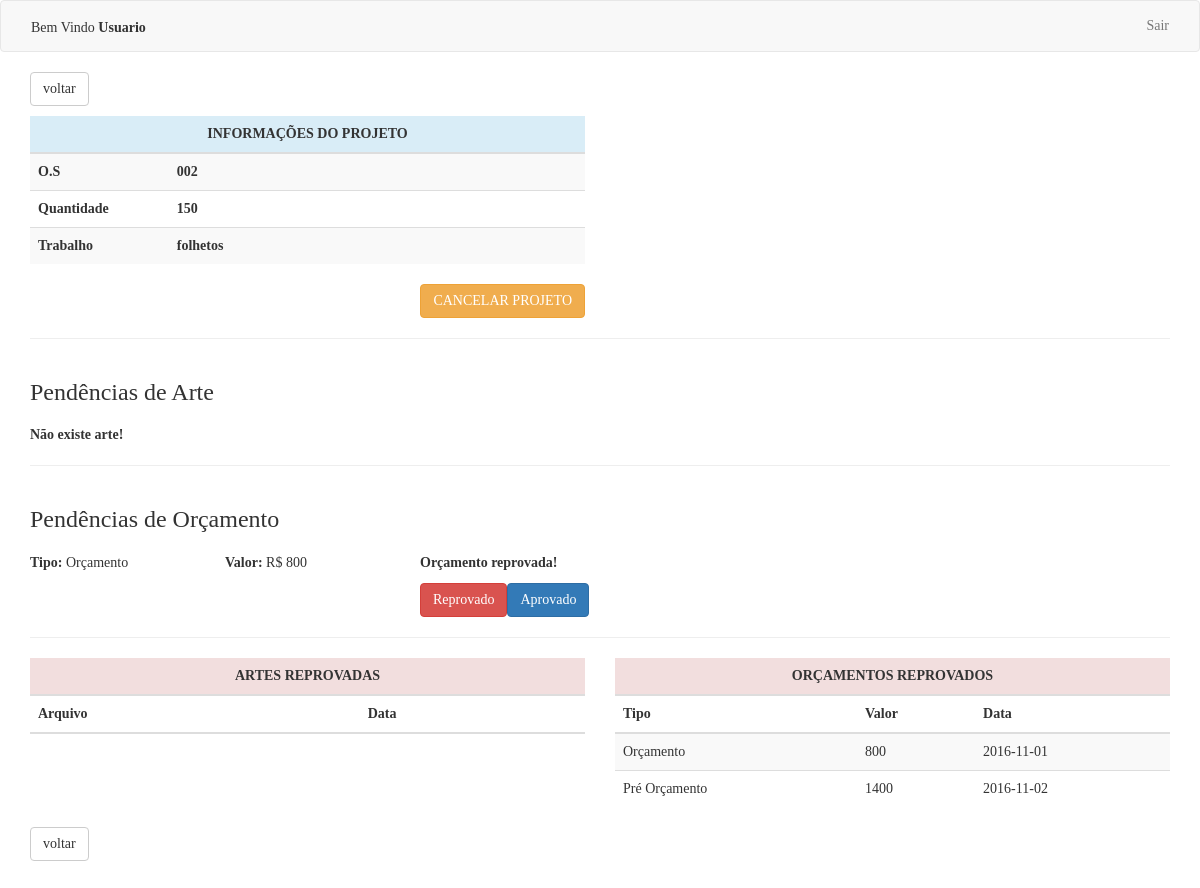
The page /roles/cliente/edit.php?id=2 (signed in) on the database its author committed.
### tables this page shows
CREATE TABLE `projeto` (
  `id` int(11) NOT NULL,
  `cod_projeto` varchar(5) NOT NULL,
  `quantidade` int(11) NOT NULL,
  `descricao` varchar(250) NOT NULL,
  `ativo` tinyint(1) NOT NULL,
  `nome_cliente` varchar(50) NOT NULL,
  `observacao` varchar(300) NOT NULL
);

CREATE TABLE `status` (
  `id` int(11) NOT NULL,
  `nome` varchar(30) NOT NULL
);

CREATE TABLE `financeiro` (
  `id` int(11) NOT NULL,
  `id_projeto` int(11) NOT NULL,
  `status_id` int(11) NOT NULL,
  `valor` float NOT NULL,
  `aprovado` int(1) DEFAULT NULL,
  `data` date NOT NULL
);

### roles/cliente/edit.php (the view, shortened to what this page needs)
<?php
  include '../inc/header.php';
  include '../../config/config.php';
  $id = $_GET['id'];
  function getProject($id, $connect) {
    $sql = "SELECT
            *
          FROM
            projeto
          WHERE
            id = '".$id."'
          ";
    $result = mysqli_query($connect, $sql);
    $consult = mysqli_fetch_array($result);
    return $consult;
  }
  function getArt($id, $connect) {
    $sql = "SELECT
            *
          FROM
            desenvolvimento
          WHERE
            id_projeto = '".$id."'
          ORDER BY
            id desc
          ";
    $result = mysqli_query($connect, $sql);
    $consult = mysqli_fetch_all($result, MYSQLI_ASSOC);
    return $consult;
  }
  function getBudget($id, $connect) {
    $where = null;
    if ($id) {
      $where = "WHERE id_projeto = '".$id."' ";
    }
    $sql = "SELECT
            F.*,
            S.nome
          FROM
            financeiro F
          INNER JOIN
            status S
          ON
            F.status_id = S.id
          ".$where."
          ORDER BY
            id desc
          ";
    $result = mysqli_query($connect, $sql);
    $consult = mysqli_fetch_all($result, MYSQLI_ASSOC);
    return $consult;
  }
  $resultProject = getProject($id, $connect);
  $resultArt = getArt($id, $connect);
  $resultBudget = getBudget($id, $connect);
  $allResultBudget = getBudget(null, $connect);
?>
<div class="container" style="margin-top:10px">
  <a class="btn btn-default" href="index.php" role="button">voltar</a>
	<div class="row" style="margin-top:10px">
		<div class="col-md-6">
			<div class="table-responsive">
				<table class="table table-striped">
					<thead>
						<tr>
							<th colspan="2" class="col-md-12 text-center info">INFORMAÇÕES DO PROJETO</th>
						</tr>
					</thead>
					<tbody>
						<tr>
							<th class="col-md-3">O.S</th>
							<th><?php echo $resultProject['cod_projeto'] ?></th>
						</tr>
						<tr>
							<th class="col-md-3">Quantidade</th>
							<th><?php echo $resultProject['quantidade'] ?></th>
						</tr>
						<tr>
							<th class="col-md-3">Trabalho</th>
							<th><?php echo utf8_encode($resultProject['descricao']) ?></th>
						</tr>
					</tbody>
				</table>
			</div>
      <?php
        if ($resultProject['ativo'] == 1) {
          echo '<a class="btn btn-warning" style="float:right" href="edit.php?id='.$id.'&calcelP='.$resultProject['id'].'">CANCELAR PROJETO</a>';
        } else {
          echo '<a class="btn btn-warning" style="float:right" href="edit.php?id='.$id.'&activedP='.$resultProject['id'].'">ATIVAR PROJETO</a>';
        }
      ?>
		</div>
	</div>
	<hr>
		<div class="row">
			<div class="col-md-12" style="margin-bottom:10px">
				<h3>Pendências de Arte</h3>
			</div>
			<div class="col-md-2">
        <?php
          if ($resultArt) {
            echo '<b>Arquivo:</b> <a target="_blank" href="../../uploads/'.$resultArt[0]['arquivo'].'">'.$resultArt[0]['arquivo'].'</a>';
          } else {
            echo '<strong>Não existe arte!</strong>';
          }
        ?>
			</div>
		</div>
		<hr>
		<div class="row">
			<div class="col-md-12" style="margin-bottom:10px">
				<h3>Pendências de Orçamento</h3>
			</div>
      <?php if ($resultBudget) : ?>
  			<div class="col-md-2">
  				<b>Tipo:</b> <?php echo utf8_encode($resultBudget[0]['nome']); ?>
  			</div>
  			<div class="col-md-2">
  				<b>Valor:</b> R$  <?php echo $resultBudget[0]['valor']; ?>
  			</div>
  			<div class="col-md-4">
          <?php
            if(!is_null($resultBudget[0]['aprovado'])) {
              if (intval($resultBudget[0]['aprovado']) === 1) {
                echo '<p><strong>Orçamento aprovada!</strong></p>';
              } elseif(intval($resultBudget[0]['aprovado']) === 0) {
                echo '<p><strong>Orçamento reprovada!</strong></p>';
              }
            }
            echo '<a class="btn btn-danger" id="reprArt" href="edit.php?id='.$id.'&calcelOrc='.$resultBudget[0]['id'].'">Reprovado</a>';
            echo '<a class="btn btn-primary" id="aprArt" href="edit.php?id='.$id.'&activedOrc='.$resultBudget[0]['id'].'">Aprovado</a>';
          ?>
  			</div>
      <?php
        else :
          echo "<strong>Não existe orçamento</strong>";
        endif;
      ?>
		</div>
		<hr>
		<div class="row">
		<div class="col-md-6">
			<div class="table-responsive">
				<table class="table table-striped">
					<thead>
						<tr>
							<th colspan="2" class="col-md-12 text-center danger">ARTES REPROVADAS</th>
						</tr>
						<tr>
							<th>Arquivo</th>
							<th>Data</th>
						</tr>
					</thead>
				</table>
			</div>
		</div>
		<div class="col-md-6">
			<div class="table-responsive">
				<table class="table table-striped">
					<thead>
						<tr>
							<th colspan="3" class="col-md-12 text-center danger">ORÇAMENTOS REPROVADOS</th>
						</tr>
						<tr>
							<th>Tipo</th>
							<th>Valor</th>
							<th>Data</th>
						</tr>
					</thead>
					<tbody>
            <?php
              foreach($allResultBudget as $item) {
                if ($item['aprovado'] == 0 && !is_null($item['aprovado'])) {
                  echo '<tr>
                    <td>'.utf8_encode($item['nome']).'</td>
                    <td>'.$item['valor'].'</td>
                    <td>'.$item['data'].'</td>
                  ';
                }
              }
            ?>
					</tbody>
				</table>
			</div>
		</div>
	</div>
  <a class="btn btn-default" href="index.php" role="button">voltar</a>
</div>
<?php include '../inc/footer.php'; ?>

### css/style.css (style rules this page uses)
* { font-family:proximanova; }
.container { margin-bottom:40px }

### rows shown on the page
projeto: cod_projeto "002", quantidade "150", descricao "folhetos"
status: nome "Orçamento"
financeiro: valor "800", status.nome "Orçamento", data "2016-11-01"
financeiro: status.nome "Pré Orçamento", valor "1400", data "2016-11-02"

### other values the page prints
utf8_encode($_SESSION['nameUser']) "Usuario"
